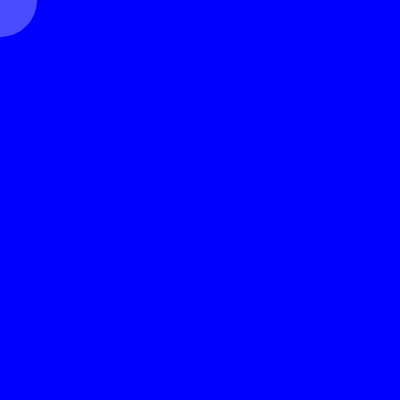
Frame 1 (no input)
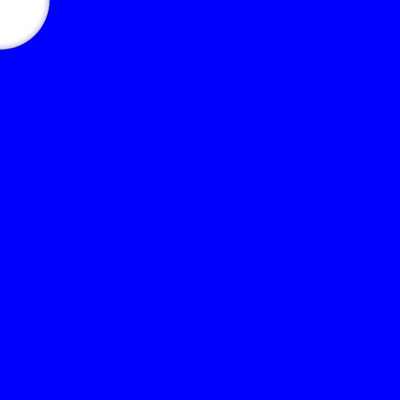
Frame 60 (no input)
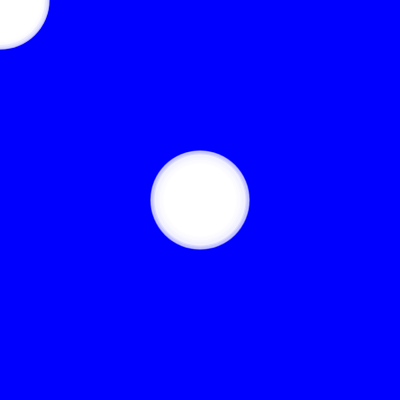
Frame 120 (the mouse pressed at the canvas centre since frame 60)

The p5.js sketch that drew these frames (run headless with seeded random() and noise() and a simulated clock; from frame 60 on, the mouse is pressed at the canvas centre):

// p5.js sketch
// ── sketch.js
var x;

function setup() {
  createCanvas(400, 400);
  background(0,0,255);
}

function draw() {
  strokeWeight(0);
  x=random(10,100);
  fill(255,x);
  ellipse(mouseX,mouseY,x,x);
  frameRate(x);
}
